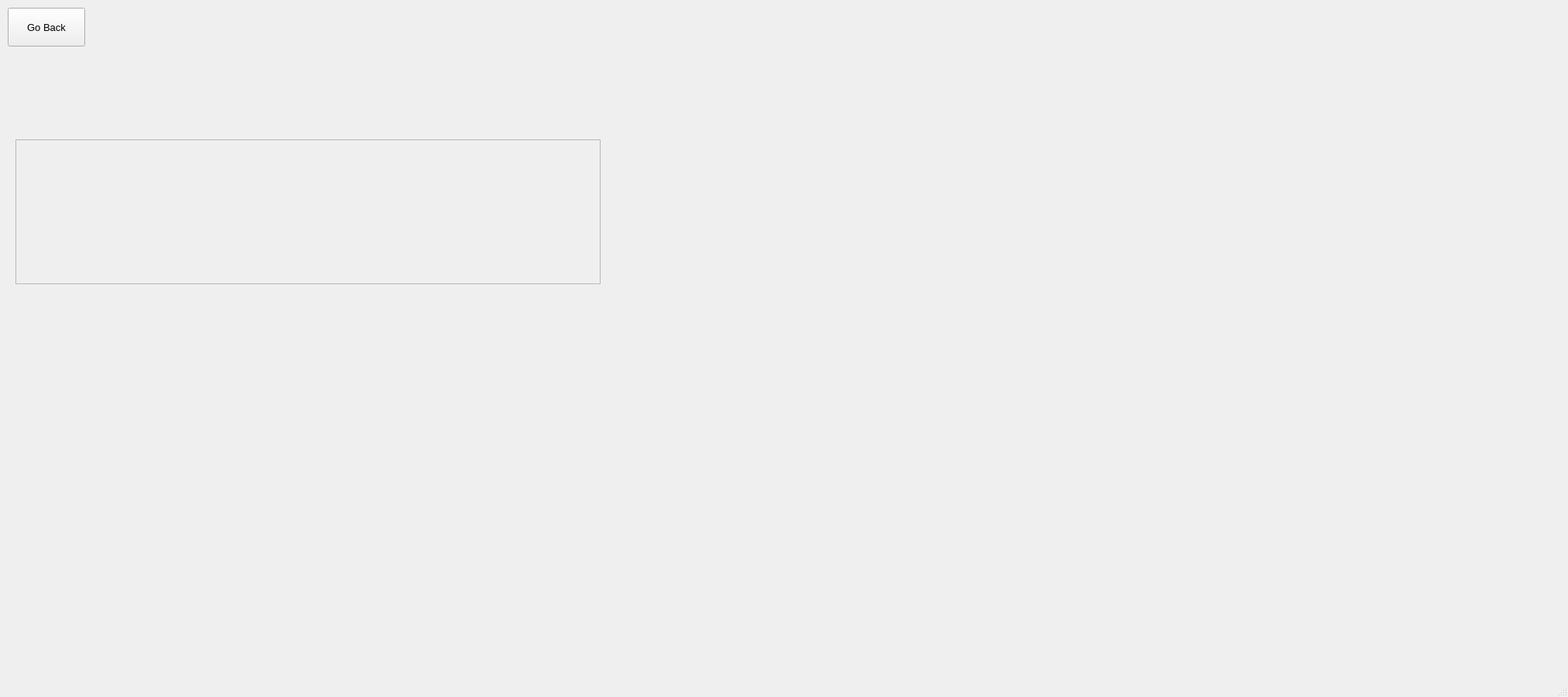
<?xml version="1.0" encoding="UTF-8"?>
<ui version="4.0">
 <class>MainWindow</class>
 <widget class="QMainWindow" name="MainWindow">
  <property name="geometry">
   <rect>
    <x>0</x>
    <y>0</y>
    <width>2026</width>
    <height>900</height>
   </rect>
  </property>
  <property name="minimumSize">
   <size>
    <width>1600</width>
    <height>900</height>
   </size>
  </property>
  <property name="windowTitle">
   <string>MainWindow</string>
  </property>
  <widget class="QWidget" name="centralwidget">
   <widget class="QToolButton" name="back_button">
    <property name="geometry">
     <rect>
      <x>10</x>
      <y>10</y>
      <width>100</width>
      <height>50</height>
     </rect>
    </property>
    <property name="font">
     <font>
      <pointsize>10</pointsize>
     </font>
    </property>
    <property name="text">
     <string>Go Back</string>
    </property>
   </widget>
   <widget class="QFrame" name="frame">
    <property name="geometry">
     <rect>
      <x>20</x>
      <y>180</y>
      <width>756</width>
      <height>187</height>
     </rect>
    </property>
    <property name="frameShape">
     <enum>QFrame::StyledPanel</enum>
    </property>
    <property name="frameShadow">
     <enum>QFrame::Raised</enum>
    </property>
   </widget>
  </widget>
  <widget class="QMenuBar" name="menubar">
   <property name="geometry">
    <rect>
     <x>0</x>
     <y>0</y>
     <width>2026</width>
     <height>26</height>
    </rect>
   </property>
  </widget>
  <widget class="QStatusBar" name="statusbar"/>
 </widget>
 <resources/>
 <connections/>
</ui>
